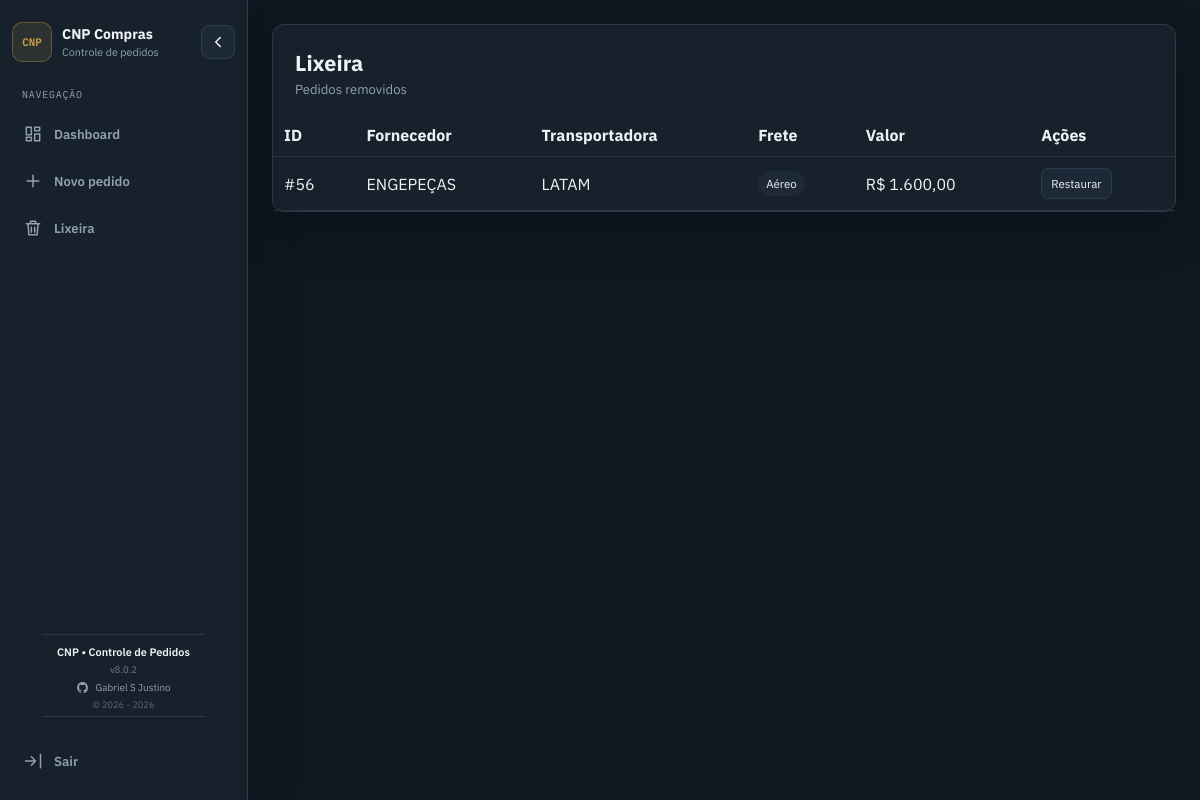
Page /lixeira (signed in) on the committed database.
### tables this page shows
CREATE TABLE pedidos (
                id INTEGER PRIMARY KEY AUTOINCREMENT,
                fornecedor TEXT,
                transportadora TEXT,
                tipo_frete TEXT,
                data_pedido TEXT,
                previsao_chegada TEXT,
                valor REAL,
                responsavel TEXT,
                email TEXT,
                arquivo TEXT,
                entregue INTEGER DEFAULT 0,
                deletado INTEGER DEFAULT 0,
                email_atraso_enviado INTEGER DEFAULT 0,
                email_alerta_enviado INTEGER DEFAULT 0,
                email_entregue_enviado INTEGER DEFAULT 0,
                vendedor TEXT,
                nota_fiscal TEXT,
                cte TEXT,
                data_embarque TEXT,
                observacao TEXT,
                valor_nota REAL,
                valor_frete REAL
            , numero_pedido TEXT);

### routes/pedidos.py (the view)
@pedidos_bp.route("/lixeira")
@login_required
def lixeira():
    return render_template("lixeira.html", pedidos=obter_pedidos(1))

### app.py (called while the page is built, shortened)
@app.context_processor
def inject_app_version():
    return {
        "app_version": APP_VERSION
    }

@app.context_processor
def inject_app_info():
    return {
        "app_version": APP_VERSION,
        "current_year": datetime.now().year,
    }

@app.before_request
def bloquear_acessos_externos():
    try:
        ip_remoto = request.remote_addr
        if not ip_remoto:
            logger.warning("Requisição sem IP de origem.")
            abort(403)
        ip = ipaddress.ip_address(ip_remoto)
    except (ValueError, TypeError):
        logger.warning(
            "IP inválido recebido | IP=%s",
            request.remote_addr,
        )
        abort(403)

### database.py (called while the page is built)
def get_connection() -> sqlite3.Connection:
    conn = sqlite3.connect(DATABASE)
    conn.row_factory = sqlite3.Row
    conn.execute("PRAGMA journal_mode=WAL")
    conn.execute("PRAGMA busy_timeout=5000")
    return conn

@contextmanager
def conectar():
    conn = get_connection()
    try:
        yield conn
    finally:
        conn.close()

### helpers.py (called while the page is built, shortened)
def formatar_moeda(valor) -> str:
    try:
        valor = float(valor or 0)
        return (
            f"R$ {valor:,.2f}"
            .replace(",", "X")
            .replace(".", ",")
            .replace("X", ".")
        )
    except (TypeError, ValueError):
        return "R$ 0,00"

def converter_data(data_str):
    if not data_str:
        return None
    formatos = [
        "%Y-%m-%d",
        "%d-%m-%Y",
        "%d/%m/%Y",
    ]
    for formato in formatos:
        try:
            return datetime.strptime(str(data_str).strip(), formato).date()
        except ValueError:
            pass
    return None

def obter_status_operacional(previsao_chegada, entregue, data_embarque, data_pedido):
    try:
        if int(entregue or 0) == 1:
            return {"key": "entregue", "label": "Entregue", "priority": 5}
    except (TypeError, ValueError):
        pass
    previsao = converter_data(previsao_chegada)
    hoje = datetime.now().date()
    dias = (previsao - hoje).days if previsao else None
    if dias is not None and dias < 0:
        return {"key": "atrasado", "label": "Atrasado", "priority": 1, "dias": dias}

def gerar_status_linha(previsao_chegada, entregue) -> str:
    status = obter_status_operacional(previsao_chegada, entregue, None, None)
    return {"entregue": "linha-entregue", "atrasado": "linha-atrasada", "proximo": "linha-alerta"}.get(status["key"], "")

### templates/lixeira.html (shortened to what this page needs)
{% extends "layout.html" %}
{% set hide_topbar = true %}
{% set show_sidebar = true %}
{% block sidebar %}
    {% include "_sidebar.html" %}
{% endblock %}
{% block content %}
<div class="card">
    <div class="workspace-head">
        <div>
            <h2>Lixeira</h2>
            <p>Pedidos removidos</p>
        </div>
    </div>
    {% if pedidos and pedidos|length > 0 %}
    <div class="table-wrapper">
        <table>
            <thead>
                <tr>
                    <th>ID</th>
                    <th>Fornecedor</th>
                    <th>Transportadora</th>
                    <th>Frete</th>
                    <th>Valor</th>
                    <th>Ações</th>
                </tr>
            </thead>
            <tbody>
                {% for pedido in pedidos %}
                <tr>
                    <td>#{{ pedido["id"] }}</td>
                    <td>{{ pedido["fornecedor"] }}</td>
                    <td>{{ pedido["transportadora"] }}</td>
                    <td>
                        <span class="badge">
                            {{ pedido["tipo_frete"] }}
                        </span>
                    </td>
                    <td class="money">
                        {{ pedido["valor_formatado"] }}
                    </td>
                    <td>
                        <button
                            class="restore-btn"
                            onclick="restaurarPedido({{ pedido['id'] }}, this)"
                        >
                            Restaurar
                        </button>
                    </td>
                </tr>
                {% endfor %}
            </tbody>
        </table>
    </div>
    {% else %}
    <div class="empty-state">
        Nenhum pedido removido
    </div>
    {% endif %}
</div>
{% endblock %}

### static/css/style.css (style rules this page uses)
* { box-sizing: border-box; margin: 0; padding: 0; }
:root { --bg: #0f1720; --surface: #17212c; --surface-2: #1d2936; --surface-3: #223140; --border: #2d3c4d; --border-soft: #263442; --text: #eef2f6; --muted: #91a0b1; --primary: #cda349; --primary-hover: #dfb45b; --primary-soft: rgba(205, 163, 73, .12); --danger: #e26b60; --danger-soft: rgba(226, 107, 96, .12); --warning: #dda348; --warning-soft: rgba(221, 163, 72, .12); --info: #68a7bd; --info-soft: rgba(104, 167, 189, .12); --success: #72b58e; --success-soft: rgba(114, 181, 142, .12); --radius: 12px; --radius-sm: 8px; --shadow: 0 18px 45px rgba(0, 0, 0, .24); --font: 'IBM Plex Sans', system-ui, sans-serif; --mono: 'IBM Plex Mono', monospace; --sidebar-width: 248px; --sidebar-collapsed-width: 76px; --sidebar-transition: .2s ease; }
html { font-size: 16px; scroll-behavior: smooth; }
body { font-family: var(--font); background: var(--bg); color: var(--text); min-height: 100vh; padding: 24px; overflow-x: hidden; }
button, input, select, textarea { font: inherit; }
button { cursor: pointer; }
.card { background: var(--surface); border: 1px solid var(--border); border-radius: var(--radius); box-shadow: var(--shadow); }
.workspace-head { display: flex; justify-content: space-between; align-items: center; gap: 20px; padding: 20px 22px 16px; }
.workspace-head h2 { font-size: 1.35rem; margin: 4px 0; }
.workspace-head p { color: var(--muted); font-size: .82rem; }
.money { white-space: nowrap; }
.table-wrapper { overflow: auto; }
.table-wrapper table { width: 100%; border-collapse: collapse; }
.table-wrapper th, .table-wrapper td { padding: 11px; border-bottom: 1px solid var(--border-soft); text-align: left; }
.badge { display: inline-flex; padding: 5px 8px; border-radius: 999px; background: var(--surface-2); font-size: .72rem; }
.download-btn, .delete-btn, .edit-btn, .restore-btn { border: 1px solid var(--border); background: var(--surface-2); color: var(--text); border-radius: 7px; padding: 7px 9px; font-size: .72rem; }
body.sidebar-page { padding-left: calc(24px + var(--sidebar-width)); transition: padding-left var(--sidebar-transition); }

### rows in the picture
pedidos: id "56", fornecedor "ENGEPEÇAS", transportadora "LATAM", tipo_frete "Aéreo", valor_formatado "R$ 1.600,00"

### other values in the picture
{{ app_version }} "8.0.2"
